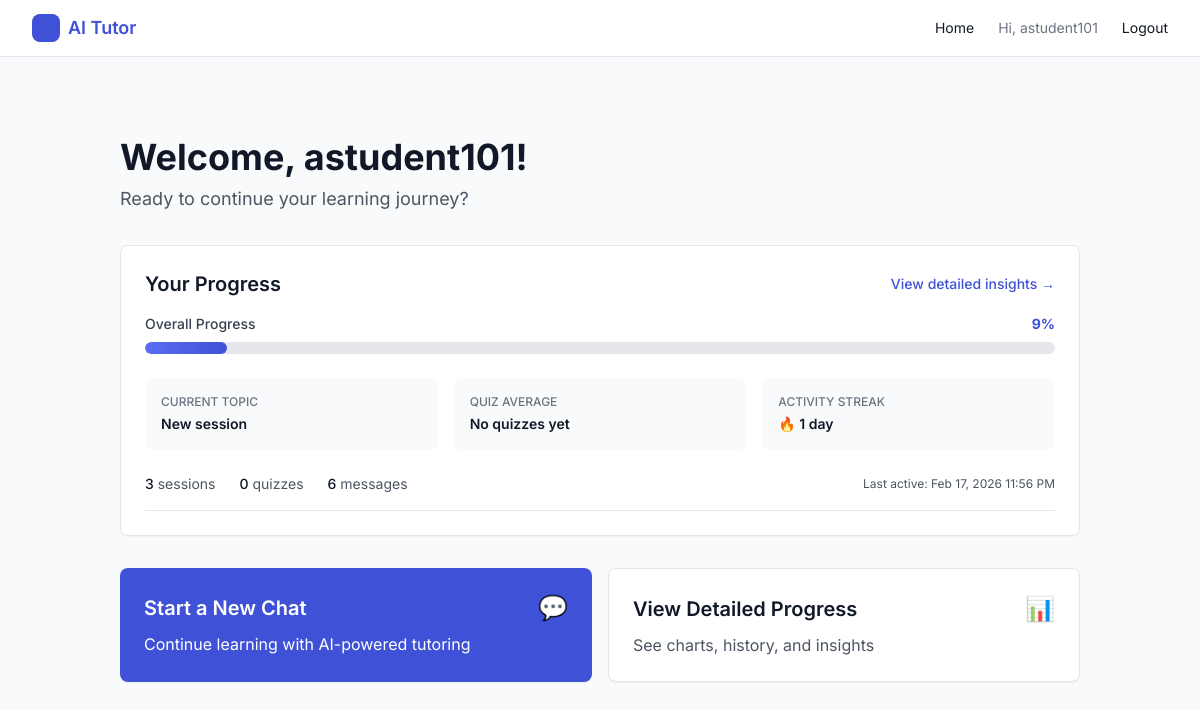
Page /tutor/ (signed in) on the committed database.
### tutor/models.py (models this page shows, shortened)
class StudentProgress(models.Model):
    user = models.OneToOneField(
        settings.AUTH_USER_MODEL,
        on_delete=models.CASCADE,
        related_name="progress",
        db_index=True
    )
    overall_completion_percent = models.DecimalField(
        max_digits=5,
        decimal_places=2,
        default=0.00,
        help_text="Weighted completion based on quiz scores and session activity"
    )
    current_module = models.CharField(
        max_length=200,
        blank=True,
        help_text="Current topic/module - inferred from most recent session title"
    )
    quiz_average = models.DecimalField(
        max_digits=5,
        decimal_places=2,
        null=True,
        blank=True,
        help_text="Average quiz score across all graded quizzes"
    )
    activity_streak = models.IntegerField(
        default=0,
        help_text="Consecutive days with at least one activity"
    )
    last_activity = models.DateTimeField(
        null=True,
        blank=True,
        help_text="Timestamp of most recent chat or quiz activity"
    )
    total_sessions = models.IntegerField(
        default=0,
        help_text="Total number of chat sessions created"
    )
    total_quizzes = models.IntegerField(
        default=0,
        help_text="Total number of quizzes completed"
    )
    total_messages = models.IntegerField(
        default=0,
        help_text="Total number of user messages sent"
    )
    updated_at = models.DateTimeField(auto_now=True)
    class Meta:
        indexes = [
            models.Index(fields=['user', 'updated_at']),
        ]
        verbose_name_plural = "Student Progress"

### tutor/views.py (the view)
# urls.py: path("", landing_page, name="landing"),
@login_required
def landing_page(request):
    if is_teacher_or_admin(request.user):
        return redirect("dashboard")
    try:
        progress = StudentProgress.objects.get(user=request.user)
    except StudentProgress.DoesNotExist:
        calculate_student_progress(request.user)
        progress = StudentProgress.objects.get(user=request.user)
    context = {
        'progress': progress,
        'has_activity': progress.total_sessions > 0 or progress.total_quizzes > 0,
    }
    return render(request, "landing.html", context)

### tutor/utils.py (called while the page is built)
def is_teacher_or_admin(user):
    if not user.is_authenticated:
        return False
    if user.is_superuser:
        return True
    is_teacher = TeacherProfile.objects.filter(user=user).exists()
    is_admin = AdminProfile.objects.filter(user=user).exists()
    return is_teacher or is_admin

### tutor/templates/landing.html (shortened to what this page needs)
{% extends "base.html" %}
{% block content %}
<div class="max-w-5xl mx-auto px-4 sm:px-6 lg:px-8 py-12">
  <div class="mb-8">
    <h1 class="text-4xl font-bold text-gray-900 mb-2">
      Welcome, {{ user.first_name|default:user.username }}!
    </h1>
    <p class="text-lg text-gray-600">
      Ready to continue your learning journey?
    </p>
  </div>
  <div class="bg-white rounded-lg shadow-sm border border-gray-200 p-6 mb-8">
    <div class="flex items-center justify-between mb-4">
      <h2 class="text-xl font-semibold text-gray-900">Your Progress</h2>
      <a href="{% url 'progress_detail' %}"
         class="text-sm text-brand-600 hover:text-brand-700 font-medium">
        View detailed insights →
      </a>
    </div>
    {% if has_activity %}
      <div class="mb-6">
        <div class="flex items-center justify-between mb-2">
          <span class="text-sm font-medium text-gray-700">Overall Progress</span>
          <span class="text-sm font-bold text-brand-600">{{ progress.overall_completion_percent|floatformat:0 }}%</span>
        </div>
        <div class="w-full bg-gray-200 rounded-full h-3 overflow-hidden">
          <div class="bg-gradient-to-r from-brand-500 to-brand-600 h-3 rounded-full transition-all duration-500"
               style="width: {{ progress.overall_completion_percent }}%">
          </div>
        </div>
      </div>
      <div class="grid grid-cols-1 md:grid-cols-3 gap-4 mb-6">
        <div class="bg-gray-50 rounded-lg p-4">
          <div class="text-xs font-medium text-gray-500 uppercase mb-1">Current Topic</div>
          <div class="text-sm font-semibold text-gray-900 truncate">
            {{ progress.current_module|default:"No active topic" }}
          </div>
        </div>
        <div class="bg-gray-50 rounded-lg p-4">
          <div class="text-xs font-medium text-gray-500 uppercase mb-1">Quiz Average</div>
          <div class="text-sm font-semibold text-gray-900">
            {% if progress.quiz_average %}
              {{ progress.quiz_average|floatformat:1 }}%
            {% else %}
              No quizzes yet
            {% endif %}
          </div>
        </div>
        <div class="bg-gray-50 rounded-lg p-4">
          <div class="text-xs font-medium text-gray-500 uppercase mb-1">Activity Streak</div>
          <div class="text-sm font-semibold text-gray-900">
            {% if progress.activity_streak > 0 %}
              🔥 {{ progress.activity_streak }} day{{ progress.activity_streak|pluralize }}
            {% else %}
              Start today!
            {% endif %}
          </div>
        </div>
      </div>
      <div class="flex items-center gap-6 text-sm text-gray-600 pb-4 border-b border-gray-200">
        <div>
          <span class="font-medium text-gray-900">{{ progress.total_sessions }}</span> session{{ progress.total_sessions|pluralize }}
        </div>
        <div>
          <span class="font-medium text-gray-900">{{ progress.total_quizzes }}</span> quiz{{ progress.total_quizzes|pluralize:"zes" }}
        </div>
        <div>
          <span class="font-medium text-gray-900">{{ progress.total_messages }}</span> message{{ progress.total_messages|pluralize }}
        </div>
        {% if progress.last_activity %}
        <div class="ml-auto text-xs">
          Last active: {{ progress.last_activity|date:"M j, Y g:i A" }}
        </div>
        {% endif %}
      </div>
    {% endif %}
  </div>
  <div class="grid grid-cols-1 md:grid-cols-2 gap-4">
    <a href="{% url 'chat' %}"
       class="group bg-brand-600 hover:bg-brand-700 text-white rounded-lg p-6 shadow-sm transition-all duration-200 hover:shadow-md">
      <div class="flex items-center justify-between mb-2">
        <h3 class="text-xl font-semibold">Start a New Chat</h3>
        <span class="text-2xl group-hover:translate-x-1 transition-transform">💬</span>
      </div>
      <p class="text-brand-100">
        Continue learning with AI-powered tutoring
      </p>
    </a>
    <a href="{% url 'progress_detail' %}"
       class="group bg-white hover:bg-gray-50 text-gray-900 rounded-lg p-6 shadow-sm border border-gray-200 transition-all duration-200 hover:shadow-md">
      <div class="flex items-center justify-between mb-2">
        <h3 class="text-xl font-semibold">View Detailed Progress</h3>
        <span class="text-2xl group-hover:translate-x-1 transition-transform">📊</span>
      </div>
      <p class="text-gray-600">
        See charts, history, and insights
      </p>
    </a>
  </div>
</div>
{% endblock %}

### tutor/templates/base.html (shortened to what this page needs)
<!DOCTYPE html>
<html lang="en">
<head>
  <script src="https://cdn.tailwindcss.com"></script>
</head>
<body class="bg-gray-50 text-gray-900">
  <nav class="bg-white border-b border-gray-200">
    <div class="max-w-7xl mx-auto px-4 sm:px-6 lg:px-8 h-14 flex items-center justify-between">
      <a href="/" class="flex items-center gap-2 font-semibold text-brand-600 text-lg">
        <div class="h-7 w-7 bg-brand-600 rounded-lg"></div>
        AI Tutor
      </a>
      <div class="flex items-center gap-6 text-sm">
        <a href="/" class="hover:text-brand-700">Home</a>
        {% if user.is_authenticated %}
          <span class="text-gray-500">Hi, {{ user.username }}</span>
          <form action="/logout/" method="post" class="inline">
            <button type="submit" class="hover:text-brand-700">Logout</button>
          </form>
        {% else %}
          <a href="/login/" class="hover:text-brand-700">Login</a>
          <a href="/signup/" class="hover:text-brand-700">Signup</a>
        {% endif %}
      </div>
    </div>
  </nav>
  <main class="max-w-7xl mx-auto px-4 sm:px-6 lg:px-8 py-8">
    {% block content %}{% endblock %}
  </main>
</body>
</html>

### tutor/templates/base.html (style rules this page uses)
body { font-family: 'Inter', system-ui, sans-serif; }

### rows in the picture
StudentProgress: overall_completion_percent "9", current_module "New session", activity_streak "1", total_sessions "3", total_quizzes "0", total_messages "6", last_activity "Feb 17, 2026 11:56 PM"

### other values in the picture
{{ user.username }} "astudent101"
{{ user.first_name|default:user.username }} "astudent101"
